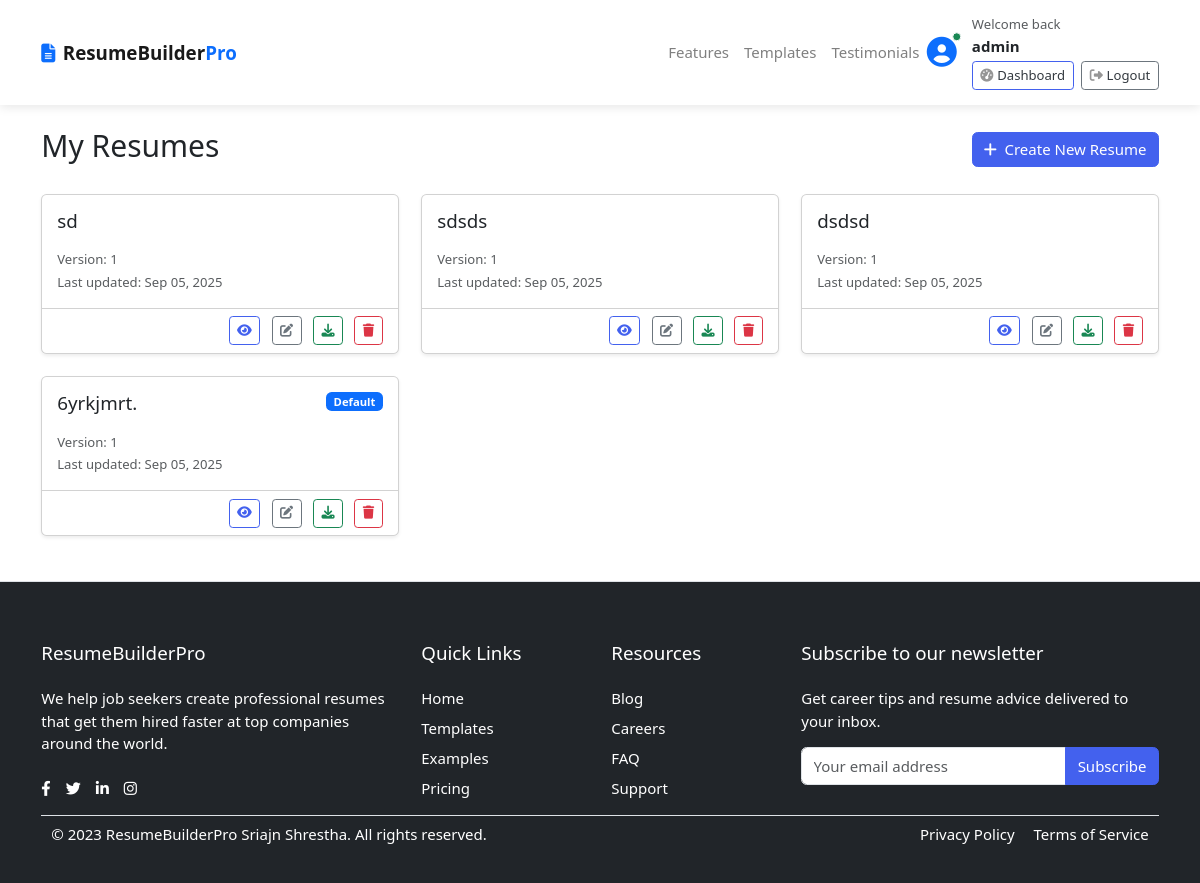
The app's page /resumes/ (signed in), older data.
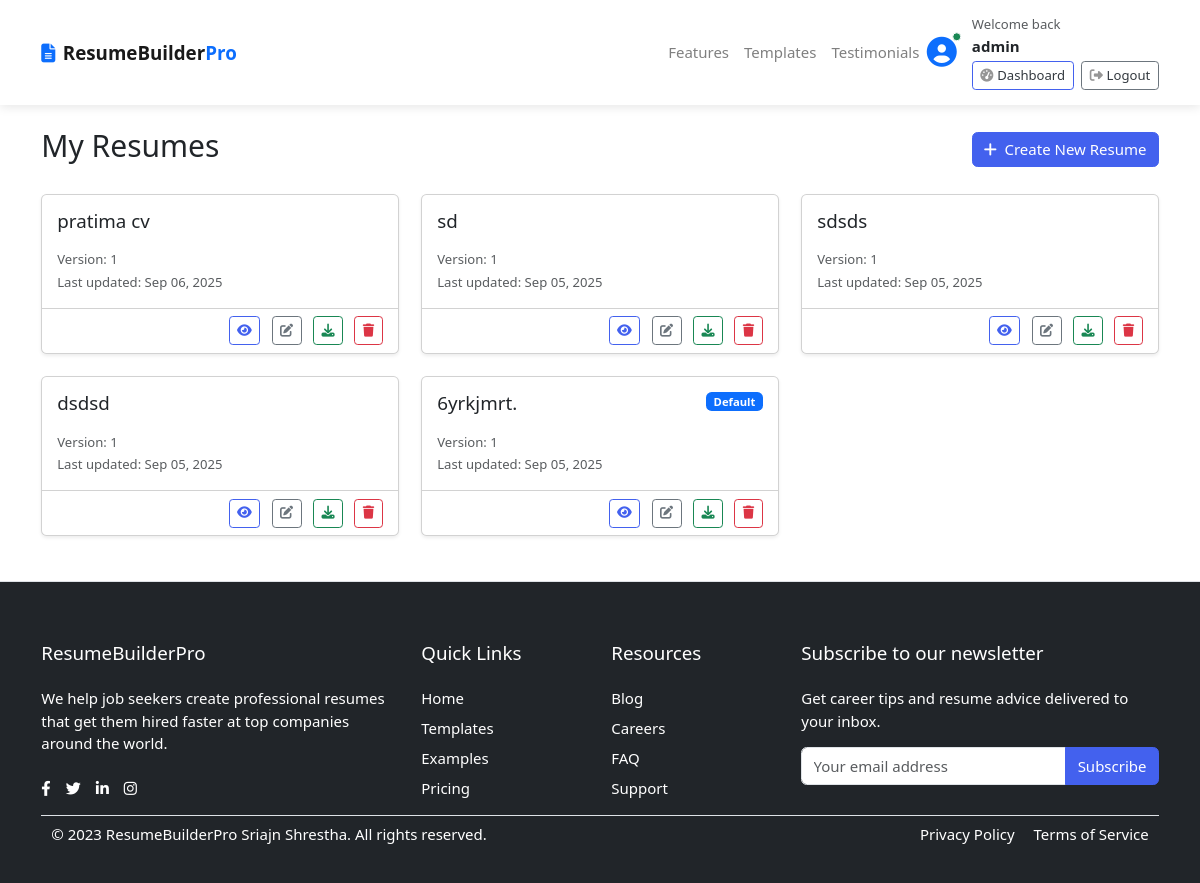
The same page, newer data.
### accounts/models.py (models this page shows, shortened)
class Account(AbstractBaseUser, PermissionsMixin):
    first_name = models.CharField(max_length=50)
    last_name = models.CharField(max_length=50)
    username = models.CharField(max_length=50, unique=True)
    email = models.EmailField(max_length=50, unique=True)
    phone_number =  models.CharField(max_length=50)
    date_joined = models.DateTimeField(auto_now_add=True)
    last_login = models.DateTimeField(auto_now=True)
    is_admin = models.BooleanField(default=False)
    is_staff = models.BooleanField(default=False)
    is_active = models.BooleanField(default=False)
    is_superadmin = models.BooleanField(default=False)
    is_superuser = models.BooleanField(default=False)
    USERNAME_FIELD = 'email'
    REQUIRED_FIELDS = ['username', 'first_name', 'last_name']
    objects = MyAccountManager()

### resumes/models.py (models this page shows, shortened)
class Resume(models.Model):
    user = models.ForeignKey(settings.AUTH_USER_MODEL, on_delete=models.CASCADE)  # Change this line
    title = models.CharField(max_length=200)
    created_at = models.DateTimeField(auto_now_add=True)
    updated_at = models.DateTimeField(auto_now=True)
    is_default = models.BooleanField(default=False)
    version = models.PositiveIntegerField(default=1)
    previous_version = models.ForeignKey('self', on_delete=models.SET_NULL, null=True, blank=True)

### resumes/views.py (the view)
# urls.py: path('', views.resume_list, name='resume_list'),
@login_required
def resume_list(request):
    resumes = Resume.objects.filter(user=request.user).order_by('-updated_at')
    return render(request, 'resumes/resume_list.html', {'resumes': resumes})

### templates/resumes/resume_list.html (shortened to what this page needs)
{% extends 'base.html' %}
{% block content %}
<div class="container py-4">
    <div class="d-flex justify-content-between align-items-center mb-4">
        <h2>My Resumes</h2>
        <a href="{% url 'resumes:resume_create' %}" class="btn btn-primary">
            <i class="fas fa-plus me-2"></i>Create New Resume
        </a>
    </div>
    {% if resumes %}
    <div class="row">
        {% for resume in resumes %}
        <div class="col-md-6 col-lg-4 mb-4">
            <div class="card h-100 shadow-sm">
                <div class="card-body">
                    <div class="d-flex justify-content-between align-items-start mb-2">
                        <h5 class="card-title">{{ resume.title }}</h5>
                        {% if resume.is_default %}
                        <span class="badge bg-primary">Default</span>
                        {% endif %}
                    </div>
                    <p class="card-text">
                        <small class="text-muted">Version: {{ resume.version }}</small><br>
                        <small class="text-muted">Last updated: {{ resume.updated_at|date:"M d, Y" }}</small>
                    </p>
                </div>
                <div class="card-footer bg-transparent">
                    <div class="d-grid gap-2 d-md-flex justify-content-md-end">
                        <a href="{% url 'resumes:resume_detail' resume.id %}" class="btn btn-sm btn-outline-primary me-md-1">
                            <i class="fas fa-eye"></i>
                        </a>
                        <a href="{% url 'resumes:resume_edit' resume.id %}" class="btn btn-sm btn-outline-secondary me-md-1">
                            <i class="fas fa-edit"></i>
                        </a>
                        <a href="{% url 'resumes:resume_pdf' resume.id %}" class="btn btn-sm btn-outline-success me-md-1">
                            <i class="fas fa-download"></i>
                        </a>
                        <a href="{% url 'resumes:resume_delete' resume.id %}" class="btn btn-sm btn-outline-danger">
                            <i class="fas fa-trash"></i>
                        </a>
                    </div>
                </div>
            </div>
        </div>
        {% endfor %}
    </div>
    {% endif %}
</div>
{% endblock %}

### templates/base.html (shortened to what this page needs)
{% load static %}
<!DOCTYPE HTML>
<html lang="en">
<head>
<link href="{% static 'css/bootstrap.css' %}" rel="stylesheet" type="text/css"/>
<link href="{% static 'fonts/fontawesome/css/all.min.css' %}" type="text/css" rel="stylesheet">
<link href="{% static 'css/ui.css' %}" rel="stylesheet" type="text/css"/>
<link href="{% static 'css/responsive.css' %}" rel="stylesheet" media="only screen and (max-width: 1200px)" />
<link rel="stylesheet" href="{% static 'css/responsive.css' %}">
<link href="https://cdn.jsdelivr.net/npm/bootstrap@5.3.0/dist/css/bootstrap.min.css" rel="stylesheet">
<link rel="stylesheet" href="https://cdnjs.cloudflare.com/ajax/libs/font-awesome/6.4.0/css/all.min.css">
</head>
<body>
{% include "includes/navbar.html" %}
{%block content%}{% endblock %}
{% include "includes/footer.html" %}

### templates/includes/navbar.html (shortened to what this page needs)
{% load static%}
<!DOCTYPE html>
<html lang="en">
<head>
    <link href="https://cdn.jsdelivr.net/npm/bootstrap@5.3.0/dist/css/bootstrap.min.css" rel="stylesheet">
    <link rel="stylesheet" href="https://cdnjs.cloudflare.com/ajax/libs/font-awesome/6.4.0/css/all.min.css">
</head>
<body>
    <nav class="navbar navbar-expand-lg navbar-light bg-white py-3 sticky-top">
        <div class="container">
            <a class="navbar-brand fw-bold" href="{% url 'home' %}">
                <i class="fas fa-file-alt me-2 text-primary"></i>ResumeBuilder<span class="text-primary">Pro</span>
            </a>
            <div class="collapse navbar-collapse" id="navbarNav">
                <ul class="navbar-nav ms-auto">
                    <li class="nav-item">
                        <a class="nav-link" href="#features">Features</a>
                    </li>
                    <li class="nav-item">
                        <a class="nav-link" href="#templates">Templates</a>
                    </li>
                    <li class="nav-item">
                        <a class="nav-link" href="#testimonials">Testimonials</a>
                    </li>
                </ul>
				{% if user.id is None %}
					<div class="widget-header">
    					<div class="d-flex align-items-center">
        					<div class="me-3">
            					<i class="fas fa-user-circle fa-2x text-muted"></i>
        					</div>
        					<div>
            					<small class="d-block text-muted">Welcome guest!</small>
            					<div class="btn-group btn-group-sm mt-1">
                					<a href="{% url 'login' %}" class="btn btn-outline-primary">Sign In</a>
                					<a href="{% url 'register' %}" class="btn btn-primary">Sign Up</a>
            					</div>
        					</div>
    					</div>
					</div>
				{% else %}
					<div class="widget-header">
    					<div class="d-flex align-items-center">
        					<div class="me-3 position-relative">
            					<i class="fas fa-user-circle fa-2x text-primary"></i>
            					<span class="position-absolute top-0 start-100 translate-middle p-1 bg-success border border-light rounded-circle">
            					</span>
        					</div>
        					<div>
            					<small class="d-block text-muted">Welcome back</small>
            					<strong class="d-block">{{ user.first_name }}</strong>
            					<div class="mt-1">
                					<a href="{% url 'resumes:resume_create' %}" class="btn btn-sm btn-outline-primary me-1">
                    					<i class="fas fa-tachometer-alt me-1"></i>Dashboard
                					</a>
                					<a href="{% url 'logout' %}" class="btn btn-sm btn-outline-secondary">
                    					<i class="fas fa-sign-out-alt me-1"></i>Logout
                					</a>
            					</div>
        					</div>
    					</div>
					</div>
				{% endif %}
            </div>
        </div>
    </nav>
</body>

### templates/includes/footer.html
{% load static %}
{% block footer%}
<footer class="section-footer border-top">
  <div class="container">
            <div class="row g-4">
                <div class="col-lg-4">
                    <h5 class="text-white mb-4">ResumeBuilderPro</h5>
                    <p>We help job seekers create professional resumes that get them hired faster at top companies around the world.</p>
                    <div class="d-flex mt-4">
                        <a href="#" class="text-white me-3"><i class="fab fa-facebook-f"></i></a>
                        <a href="#" class="text-white me-3"><i class="fab fa-twitter"></i></a>
                        <a href="#" class="text-white me-3"><i class="fab fa-linkedin-in"></i></a>
                        <a href="#" class="text-white"><i class="fab fa-instagram"></i></a>
                    </div>
                </div>
                <div class="col-lg-2 col-md-4">
                    <h5 class="text-white mb-4">Quick Links</h5>
                    <ul class="list-unstyled">
                        <li class="mb-2"><a href="#" class="text-white text-decoration-none">Home</a></li>
                        <li class="mb-2"><a href="#" class="text-white text-decoration-none">Templates</a></li>
                        <li class="mb-2"><a href="#" class="text-white text-decoration-none">Examples</a></li>
                        <li class="mb-2"><a href="#" class="text-white text-decoration-none">Pricing</a></li>
                    </ul>
                </div>
                <div class="col-lg-2 col-md-4">
                    <h5 class="text-white mb-4">Resources</h5>
                    <ul class="list-unstyled">
                        <li class="mb-2"><a href="#" class="text-white text-decoration-none">Blog</a></li>
                        <li class="mb-2"><a href="#" class="text-white text-decoration-none">Careers</a></li>
                        <li class="mb-2"><a href="#" class="text-white text-decoration-none">FAQ</a></li>
                        <li class="mb-2"><a href="#" class="text-white text-decoration-none">Support</a></li>
                    </ul>
                </div>
                <div class="col-lg-4 col-md-4">
                    <h5 class="text-white mb-4">Subscribe to our newsletter</h5>
                    <p>Get career tips and resume advice delivered to your inbox.</p>
                    <form>
                        <div class="input-group">
                            <input type="email" class="form-control" placeholder="Your email address">
                            <button class="btn btn-primary" type="submit">Subscribe</button>
                        </div>
                    </form>
                </div>
            </div>
        </div>
  <div class="container">
    <section class="footer-bottom border-top d-flex justify-content-between align-items-center py-2">
		<div class="col-md-6">
            <p class="mb-0">&copy; 2023 ResumeBuilderPro Sriajn Shrestha. All rights reserved.</p>
        </div>
        <div class="col-md-6 text-md-end">
            <a href="#" class="text-white text-decoration-none me-3">Privacy Policy</a>
            <a href="#" class="text-white text-decoration-none">Terms of Service</a>
        </div>
    </section>
  </div>
</footer>
{% endblock%}

### resume/static/css/ui.css (style rules this page uses)
html { font-family: "Inter", sans-serif; font-size: 15px; }
.bg-white { background-color: #fff; }
p:last-child { margin-bottom: 0; }
.widget-header { display: inline-block; vertical-align: middle; position: relative; }
.widget-header a { color: #343a40; }
.widget-header i { color: #969696; }
.section-footer ul li { margin-bottom: 5px; }
.section-footer ul a { color: inherit; }
.footer-bottom { padding-top: 20px; padding-bottom: 20px; }
[class*=list-] li:after { visibility: hidden; display: block; content: ""; overflow: hidden; height: 0; clear: both; }

### resume/static/css/responsive.css (style rules this page uses)
:root { --primary: #4361ee; --secondary: #3a0ca3; --accent: #f72585; --light: #f8f9fa; --dark: #212529; --success: #4cc9f0; }
body { font-family: 'Segoe UI', Tahoma, Geneva, Verdana, sans-serif; color: var(--dark); overflow-x: hidden; }
.navbar { box-shadow: 0 2px 10px rgba(0,0,0,0.1); }
.btn-primary { background-color: var(--primary); border-color: var(--primary); }
.btn-outline-primary { color: var(--primary); border-color: var(--primary); }
footer { background-color: var(--dark); color: white; padding: 4rem 0 2rem; }

### templates/includes/navbar.html (style rules this page uses)
:root { --primary: #4361ee; --secondary: #3a0ca3; --accent: #f72585; --light: #f8f9fa; --dark: #212529; --success: #4cc9f0; }
body { font-family: 'Segoe UI', Tahoma, Geneva, Verdana, sans-serif; color: var(--dark); overflow-x: hidden; }
.navbar { box-shadow: 0 2px 10px rgba(0,0,0,0.1); }
.btn-primary { background-color: var(--primary); border-color: var(--primary); }
.btn-outline-primary { color: var(--primary); border-color: var(--primary); }
footer { background-color: var(--dark); color: white; padding: 4rem 0 2rem; }

Row changes from the older to the newer data that the page shows:
added Resume: title "pratima cv", version "1", updated_at "Sep 06, 2025"
